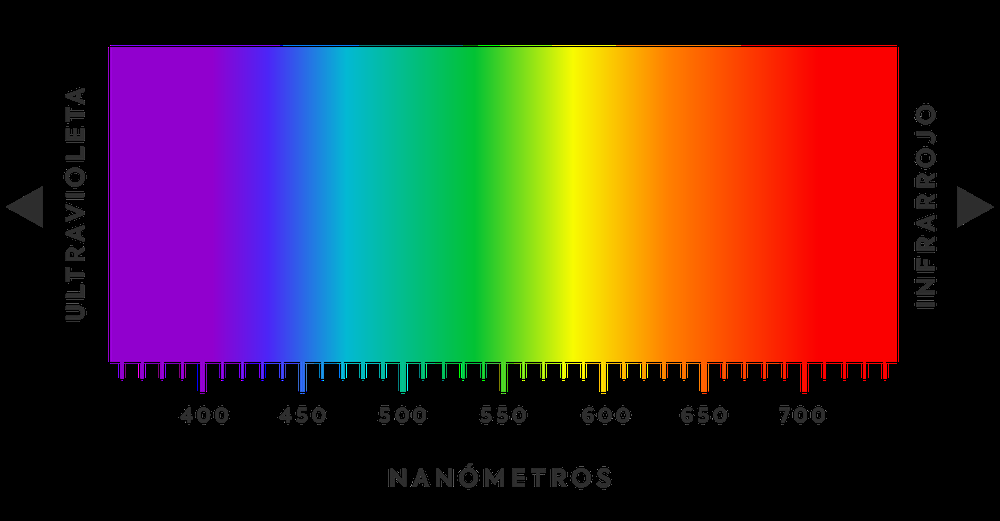
#> input picture colores.png, 1000 x 521 px, shrunk from 1667 x 869 before the run
$ python Colores.py
#> lines starting #> are read from the running program, lines starting #| are printed output that depends on the picture
import cv2
from cv2 import cvtColor

##capas imagenes
imagen = cv2.imread('colores.png')
#> imagen is the input picture: shape (521, 1000, 3); mean B, G, R 45.2, 52.8, 74.6
#imagen=cvtColor(imagen,cv2.COLOR_BGR2RGB)
cv2.imshow('visualizacion imagen',imagen)
print(imagen[:,:,0])
#> (printed output is left out)
cv2.imshow('Azul',imagen[:,:,0])
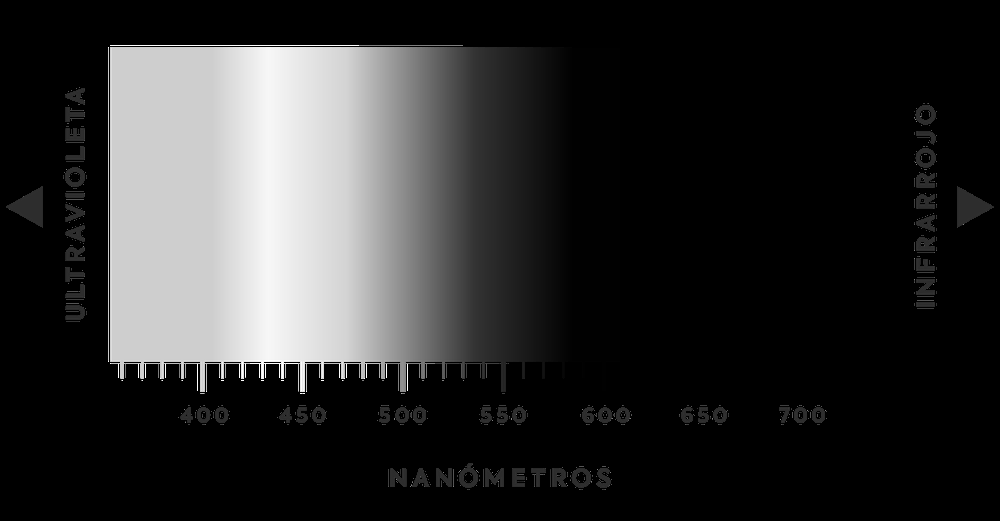
#> window 'Azul': shape (521, 1000); min 0, max 255, mean 45.2
cv2.imshow('Verde',imagen[:,:,1])
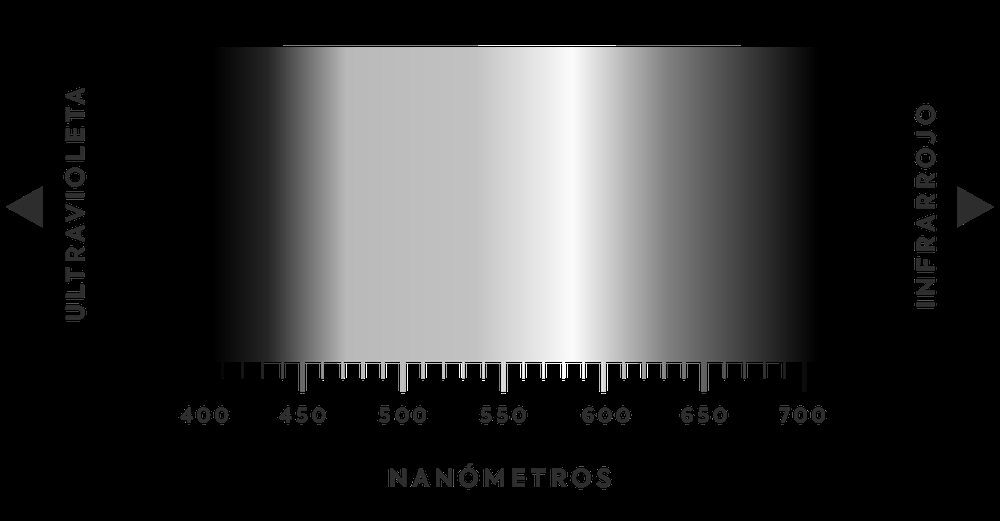
#> window 'Verde': shape (521, 1000); min 0, max 255, mean 52.8
cv2.imshow('Rojo',imagen[:,:,2])
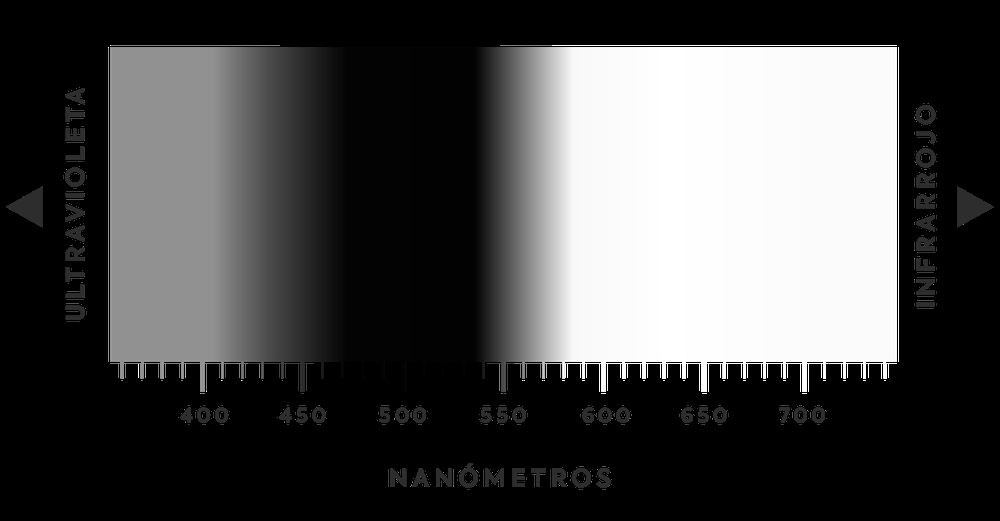
#> window 'Rojo': shape (521, 1000); min 0, max 255, mean 74.6
cv2.waitKey(0)
